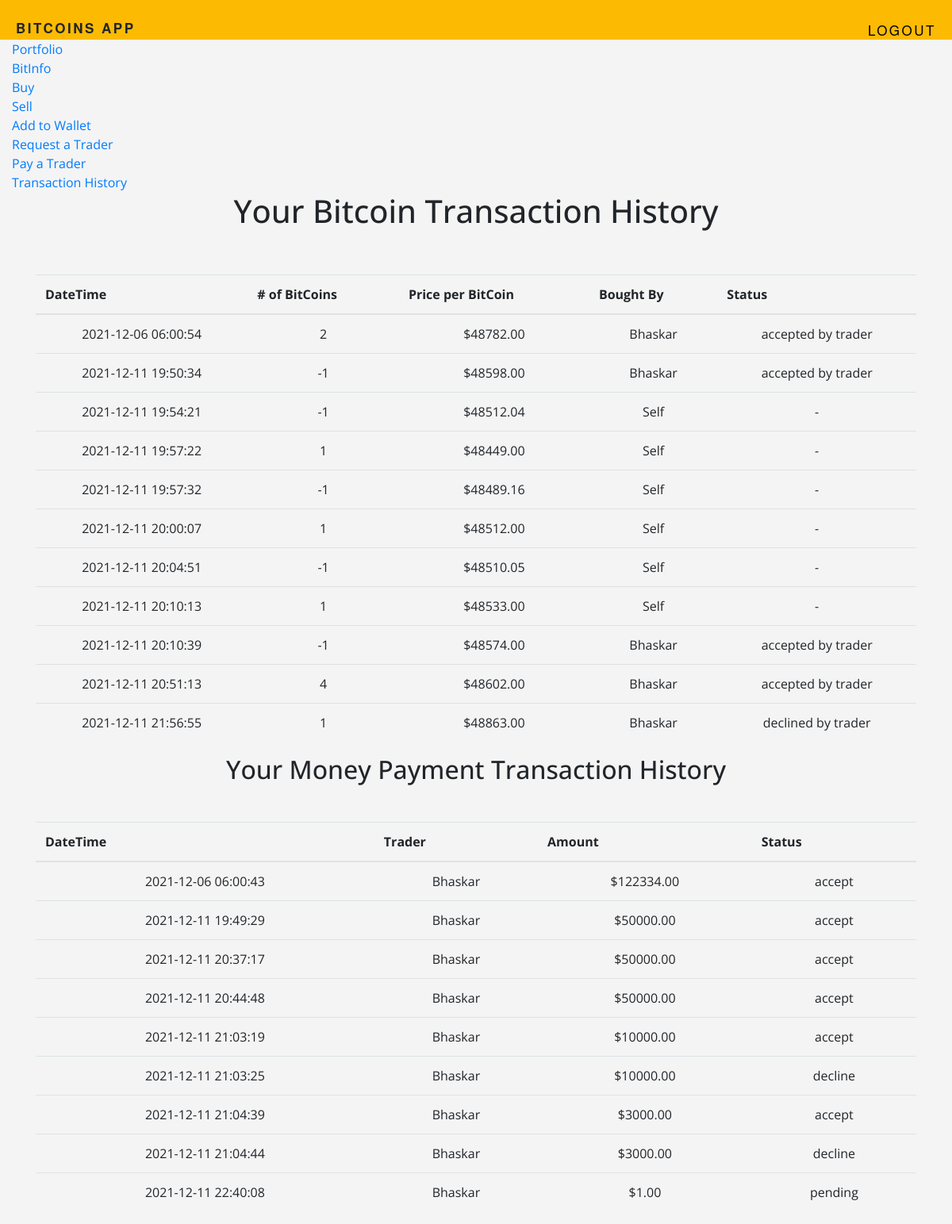
Screenshot of /history (signed in) with the database file from the repository.
### tables this page shows
CREATE TABLE 'BITCOIN_TRANSACTIONS'('NUMBER_OF_BITCOINS' DECIMAL,
	'PRICE' INTEGER,
	'DATE_TIME' TIMESTAMP NOT NULL DEFAULT CURRENT_TIMESTAMP,
	'COMMISSION_TYPE' VARCHAR(1),
	'COMMISSION_AMOUNT' INTEGER,
	'CLIENT_ID' INTEGER,
	'TRADER_ID' INTEGER DEFAULT NULL,
	'FINAL_STATUS' VARCHAR(1),
	PRIMARY KEY ('CLIENT_ID', 'DATE_TIME')
	-- PRIMARY KEY ('CLIENT_ID', 'TRADER_ID', 'DATE_TIME')
	-- FOREIGN KEY ('CLIENT_ID') REFERENCES 'Client' ON DELETE CASCADE,
	-- FOREIGN KEY ('TRADER_ID') REFERENCES 'Trader' ON DELETE CASCADE
);

CREATE TABLE 'User'('USER_ID'  INTEGER NOT NULL PRIMARY KEY AUTOINCREMENT,
	'USERNAME' VARCHAR(20),
	'FNAME' VARCHAR(20), 
	'LNAME' VARCHAR(20),
	'PHONE' INTEGER(10),
	'CELL' INTEGER(10),
	'EMAIL' VARCHAR(50),
	'ROLE' VARCHAR(1) DEFAULT 'c',
	'HPWD' VARCHAR NOT NULL
);

CREATE TABLE 'MONEY_PAYMENT_TRANSACTIONS'('AMOUNT' INTEGER,
	'DATE_TIME' TIMESTAMP NOT NULL DEFAULT CURRENT_TIMESTAMP,
	'TRADER_ID' INT,
	'CLIENT_ID' INT,
	'FINAL_STATUS' VARCHAR(1),
	PRIMARY KEY ('CLIENT_ID', 'TRADER_ID', 'DATE_TIME')
	-- FOREIGN KEY ('CLIENT_ID') REFERENCES 'Client' ON DELETE CASCADE,
	-- FOREIGN KEY ('TRADER_ID') REFERENCES 'Trader' ON DELETE CASCADE
);

### app.py (the view)
@app.route('/history')
@login_required
def history():
    user = session["user_id"]
    previous_bitcoin_transactions = db.execute("SELECT * FROM BITCOIN_TRANSACTIONS b WHERE b.CLIENT_ID = (?)", user)
    username = db.execute("SELECT USER_ID , USERNAME FROM user u")
    usernames = {}
    for i in range(len(username)):
        usernames[username[i]["USER_ID"]] = username[i]["USERNAME"]
    previous_moneyPayment_transactions = db.execute("SELECT * FROM MONEY_PAYMENT_TRANSACTIONS WHERE CLIENT_ID = (?)",
                                                    user)
    return render_template("history.html", previous_bitcoin_transactions=previous_bitcoin_transactions,
                           previous_moneyPayment_transactions=previous_moneyPayment_transactions, usernames=usernames)

### app.py (called while the page is built)
@app.after_request
def after_request(response):
    response.headers["Cache-Control"] = "no-cache, no-store, must-revalidate"
    response.headers["Expires"] = 0
    response.headers["Pragma"] = "no-cache"
    return response

@app.before_request
def before_request():
    g.user = None
    if 'user_id' in session:
        y = db.execute("SELECT * from User")
        role = [w for w in y if w['USER_ID'] == session['user_id']]
        print("role: ", role)
        print("\n role: ", role)
        g.role = role[0]['ROLE']
        g.user = role[0]['USERNAME']

def login_required(f):
    @wraps(f)
    def decorated_function(*args, **kwargs):
        if g.user is None:
            return redirect(url_for('login', next=request.url))
        return f(*args, **kwargs)
    return decorated_function

def convert_utc(utc_datetime):
    print(utc_datetime)
    now_timestamp = time.time()
    offset = datetime.fromtimestamp(now_timestamp) - datetime.utcfromtimestamp(now_timestamp)
    return datetime.strptime(utc_datetime,"%Y-%m-%d %H:%M:%S") + offset

### templates/history.html (shortened to what this page needs)
{%extends "layout.html" %}
{% block content %}
    <section class="hero is-success is-fullheight">
      <div class="hero-body">
        <div class="container">
    <h1><center>Your Bitcoin Transaction History</center><br></h1>
       <table class="table">
      <thead  scope="col">
        <tr>
          <th scope="row">DateTime</th>
          <th scope="row"># of BitCoins</th>
          <th scope="row">Price per BitCoin</th>
            <th scope="row">Bought By</th>
            <th scope="row">Status</th>
        </tr>
      </thead>
      <tbody>
          {% for i in previous_bitcoin_transactions %}
        <tr>
          <td> {{convert_utc(i["DATE_TIME"])}}  </th>
          <td>{{ i["NUMBER_OF_BITCOINS"] }}</td>
          <td>${{  "%.2f"|format(i["PRICE"]) }}</td>
           {% if i["TRADER_ID"] != None %}
            <td>{{usernames[i["TRADER_ID"]]}}</td>
            {% else %}
            <td>Self</td>
            {% endif %}
            {% if i["FINAL_STATUS"] == '1' and i["TRADER_ID"] != None %}
            <td>accepted by trader</td>
            {% elif i["TRADER_ID"] != None %}
            <td>declined by trader</td>
            {% elif i["TRADER_ID"] == None %}
            <td>-</td>
            {% endif %}
          {% endfor %}
        </tr>
      </tbody>
    </table>
    {% if previous_moneyPayment_transactions %}
    <h2><center>Your Money Payment Transaction History</center><br></h2>
       <table class="table">
      <thead>
        <tr>
          <th scope="col">DateTime</th>
          <th scope="col">Trader</th>
          <th scope="col">Amount</th>
          <th scope="col">Status</th>
        </tr>
      </thead>
      <tbody>
          {% for i in previous_moneyPayment_transactions %}
        <tr>
          <td>{{ convert_utc(i["DATE_TIME"].upper()) }}</th>
          <td>{{usernames[i["TRADER_ID"]]}}</td>
          <td>${{"%.2f"|format(i["AMOUNT"]) }}</td>
          <td>{{ 'accept' if i["FINAL_STATUS"] == '1' else 'pending' if i["FINAL_STATUS"] == '0' else 'decline' }}</td>
          {% endfor %}
        </tr>
      </tbody>
    </table>
    {% endif %}
        </div>
      </div>
    </section>
{% endblock %}

### templates/layout.html (shortened to what this page needs)
<!doctype HTML>
    <html lang="en">
      <head>
        <link rel="stylesheet" href="https://stackpath.bootstrapcdn.com/bootstrap/4.1.3/css/bootstrap.min.css">
        <link href="{{ url_for('static', filename='css/main.css') }}" rel="stylesheet">
     </head>
     <body>
        <header>
            <h1 class="title"><b>BitCoins App</b></h1>
            <ul class="name nav navbar-nav ml-auto">
                {% if g.user %}
                    <li><a href="{{ url_for('logout') }}"><font color="#000000">Logout</font></a></li>
                {% endif %}
        </header>
        <div class="container-fluid">
            <ul class="nav navbar-nav navbar-right">
                {% if g.user %}
                  {% if g.role =='trader' %}
                    <li><a href="{{ url_for('bitinfo') }}">BitInfo</a></li>
                    <li><a href="{{url_for('view_requests')}}">View Bitcoin Requests</a></li>
                    <li><a href="{{url_for('trader_accept')}}">View Money Requests</a></li>
                    <li><a href="{{url_for('client_info')}}">View Client Info</a></li>
                    <li><a href="{{url_for('client_history')}}">View Client History</a></li>
                  {% elif  g.role =='client' %}
                    <li><a href="{{ url_for('profile') }}">Portfolio</a></li>
                    <li><a href="{{ url_for('bitinfo') }}">BitInfo</a></li>
                    <li><a href="{{url_for('buy')}}">Buy</a></li>
                    <li><a href="{{url_for('sell')}}">Sell</a></li>
                    <li><a href="{{url_for('add_to_wallet')}}">Add to Wallet</a></li>
                    <li><a href="{{url_for('request_a_trader')}}">Request a Trader</a></li>
                    <li><a href="{{url_for('pay_to_trader')}}">Pay a Trader</a></li>
                    <li><a href="{{ url_for('history') }}">Transaction History</a></li>
                  {% elif  g.role =='admin' %}
                    <li><a href="{{ url_for('bitinfo') }}">BitInfo</a></li>
                    <li><a href="{{ url_for('insights')}}">Insights</a></li>
                {% endif %}
                {% else %}
                  <li><a href="{{ url_for('signup') }}">Register</a></li>
                  <li><a href="{{ url_for('login') }}">Login</a></li>
                {% endif %}
            </ul>
            {% block content %}
            {% endblock %}
        </div>
      </body>
</html>

### static/css/main.css (style rules this page uses)
body { background-color: #f4f4f4; font-family: 'Open Sans', sans-serif; }
header { background-color: #fcba03; padding: 25px 0; }
.title { font-family: 'Helvetica Neue', Arial, Helvetica, sans-serif; font-size: 17px; letter-spacing: 2.5px; text-transform: uppercase; margin: 0px 20px; }
td { text-align: center; }
.name { float: right; font-family: 'Helvetica Neue', Arial, Helvetica, sans-serif; font-size: 17px; letter-spacing: 2.5px; text-transform: uppercase; margin: 0px 20px; }
.title { float: left; font-family: 'Helvetica Neue', Arial, Helvetica, sans-serif; font-size: 17px; letter-spacing: 2.5px; text-transform: uppercase; margin: 0px 20px; }

### rows the page displays
BITCOIN_TRANSACTIONS: DATE_TIME "2021-12-06 06:00:54", NUMBER_OF_BITCOINS "2", PRICE "48782.00", FINAL_STATUS "accepted by trader"
User: USERNAME "Bhaskar"
BITCOIN_TRANSACTIONS: DATE_TIME "2021-12-11 19:50:34", NUMBER_OF_BITCOINS "-1", PRICE "48598.00", FINAL_STATUS "accepted by trader"
BITCOIN_TRANSACTIONS: DATE_TIME "2021-12-11 19:54:21", NUMBER_OF_BITCOINS "-1", PRICE "48512.04", shows "Self"
BITCOIN_TRANSACTIONS: DATE_TIME "2021-12-11 19:57:22", NUMBER_OF_BITCOINS "1", PRICE "48449.00", shows "Self"
BITCOIN_TRANSACTIONS: DATE_TIME "2021-12-11 19:57:32", NUMBER_OF_BITCOINS "-1", PRICE "48489.16", shows "Self"
BITCOIN_TRANSACTIONS: DATE_TIME "2021-12-11 20:00:07", NUMBER_OF_BITCOINS "1", PRICE "48512.00", shows "Self"
BITCOIN_TRANSACTIONS: DATE_TIME "2021-12-11 20:04:51", NUMBER_OF_BITCOINS "-1", PRICE "48510.05", shows "Self"
BITCOIN_TRANSACTIONS: DATE_TIME "2021-12-11 20:10:13", NUMBER_OF_BITCOINS "1", PRICE "48533.00", shows "Self"
BITCOIN_TRANSACTIONS: DATE_TIME "2021-12-11 20:10:39", NUMBER_OF_BITCOINS "-1", PRICE "48574.00", FINAL_STATUS "accepted by trader"
BITCOIN_TRANSACTIONS: DATE_TIME "2021-12-11 20:51:13", NUMBER_OF_BITCOINS "4", PRICE "48602.00", FINAL_STATUS "accepted by trader"
BITCOIN_TRANSACTIONS: DATE_TIME "2021-12-11 21:56:55", NUMBER_OF_BITCOINS "1", PRICE "48863.00", FINAL_STATUS "declined by trader"
MONEY_PAYMENT_TRANSACTIONS: DATE_TIME "2021-12-06 06:00:43", AMOUNT "122334.00", FINAL_STATUS "accept"
MONEY_PAYMENT_TRANSACTIONS: DATE_TIME "2021-12-11 19:49:29", AMOUNT "50000.00", FINAL_STATUS "accept"
MONEY_PAYMENT_TRANSACTIONS: DATE_TIME "2021-12-11 20:37:17", AMOUNT "50000.00", FINAL_STATUS "accept"
MONEY_PAYMENT_TRANSACTIONS: DATE_TIME "2021-12-11 20:44:48", AMOUNT "50000.00", FINAL_STATUS "accept"
MONEY_PAYMENT_TRANSACTIONS: DATE_TIME "2021-12-11 21:03:19", AMOUNT "10000.00", FINAL_STATUS "accept"
MONEY_PAYMENT_TRANSACTIONS: DATE_TIME "2021-12-11 21:03:25", AMOUNT "10000.00", FINAL_STATUS "decline"
MONEY_PAYMENT_TRANSACTIONS: DATE_TIME "2021-12-11 21:04:39", AMOUNT "3000.00", FINAL_STATUS "accept"
MONEY_PAYMENT_TRANSACTIONS: DATE_TIME "2021-12-11 21:04:44", AMOUNT "3000.00", FINAL_STATUS "decline"
MONEY_PAYMENT_TRANSACTIONS: DATE_TIME "2021-12-11 22:40:08", AMOUNT "1.00", FINAL_STATUS "pending"
